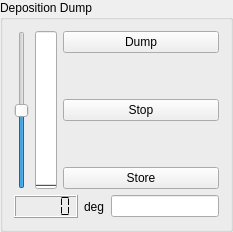
          <widget class="QGroupBox" name="groupBox_10">
           <property name="sizePolicy">
            <sizepolicy hsizetype="Preferred" vsizetype="Preferred">
             <horstretch>1</horstretch>
             <verstretch>1</verstretch>
            </sizepolicy>
           </property>
           <property name="focusPolicy">
            <enum>Qt::NoFocus</enum>
           </property>
           <property name="title">
            <string>Deposition Dump</string>
           </property>
           <layout class="QVBoxLayout" name="verticalLayout_18">
            <item>
             <layout class="QHBoxLayout" name="horizontalLayout_18">
              <item>
               <widget class="QSlider" name="slider_DepositionDump">
                <property name="focusPolicy">
                 <enum>Qt::NoFocus</enum>
                </property>
                <property name="minimum">
                 <number>-100</number>
                </property>
                <property name="maximum">
                 <number>100</number>
                </property>
                <property name="value">
                 <number>0</number>
                </property>
                <property name="orientation">
                 <enum>Qt::Vertical</enum>
                </property>
               </widget>
              </item>
              <item>
               <widget class="QProgressBar" name="progressBar_DepositionDump">
                <property name="focusPolicy">
                 <enum>Qt::NoFocus</enum>
                </property>
                <property name="layoutDirection">
                 <enum>Qt::LeftToRight</enum>
                </property>
                <property name="maximum">
                 <number>90</number>
                </property>
                <property name="value">
                 <number>0</number>
                </property>
                <property name="textVisible">
                 <bool>true</bool>
                </property>
                <property name="orientation">
                 <enum>Qt::Vertical</enum>
                </property>
                <property name="textDirection">
                 <enum>QProgressBar::TopToBottom</enum>
                </property>
               </widget>
              </item>
              <item>
               <layout class="QVBoxLayout" name="verticalLayout_37">
                <item>
                 <widget class="QPushButton" name="pushButton_DepositionDumpDump">
                  <property name="focusPolicy">
                   <enum>Qt::NoFocus</enum>
                  </property>
                  <property name="text">
                   <string>Dump</string>
                  </property>
                 </widget>
                </item>
                <item>
                 <spacer name="verticalSpacer_4">
                  <property name="orientation">
                   <enum>Qt::Vertical</enum>
                  </property>
                  <property name="sizeHint" stdset="0">
                   <size>
                    <width>20</width>
                    <height>40</height>
                   </size>
                  </property>
                 </spacer>
                </item>
                <item>
                 <widget class="QPushButton" name="pushButton_DepositionDumpStop">
                  <property name="focusPolicy">
                   <enum>Qt::NoFocus</enum>
                  </property>
                  <property name="text">
                   <string>Stop</string>
                  </property>
                 </widget>
                </item>
                <item>
                 <spacer name="verticalSpacer_9">
                  <property name="focusPolicy">
                   <enum>Qt::NoFocus</enum>
                  </property>
                  <property name="orientation">
                   <enum>Qt::Vertical</enum>
                  </property>
                  <property name="sizeHint" stdset="0">
                   <size>
                    <width>20</width>
                    <height>40</height>
                   </size>
                  </property>
                 </spacer>
                </item>
                <item>
                 <widget class="QPushButton" name="pushButton_DepositionDumpStore">
                  <property name="focusPolicy">
                   <enum>Qt::NoFocus</enum>
                  </property>
                  <property name="text">
                   <string>Store</string>
                  </property>
                 </widget>
                </item>
               </layout>
              </item>
             </layout>
            </item>
            <item>
             <layout class="QHBoxLayout" name="horizontalLayout_19">
              <item>
               <widget class="QLCDNumber" name="lcdNumber_DepositionDump">
                <property name="focusPolicy">
                 <enum>Qt::NoFocus</enum>
                </property>
                <property name="smallDecimalPoint">
                 <bool>false</bool>
                </property>
                <property name="segmentStyle">
                 <enum>QLCDNumber::Flat</enum>
                </property>
                <property name="value" stdset="0">
                 <double>0.000000000000000</double>
                </property>
               </widget>
              </item>
              <item>
               <widget class="QLabel" name="label_17">
                <property name="focusPolicy">
                 <enum>Qt::NoFocus</enum>
                </property>
                <property name="text">
                 <string>deg</string>
                </property>
               </widget>
              </item>
              <item>
               <widget class="IntEdit" name="lineEdit_DepositionDump"/>
              </item>
             </layout>
            </item>
           </layout>
          </widget>
